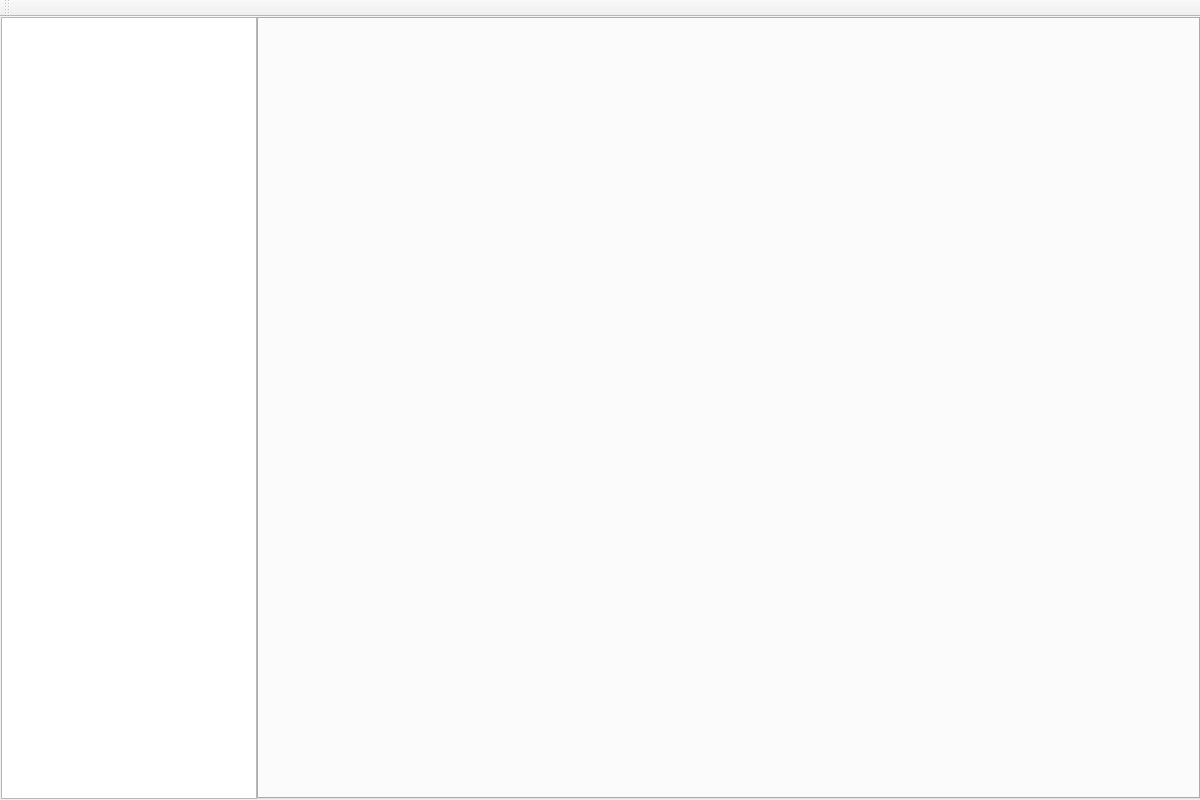
<?xml version="1.0" encoding="UTF-8"?>
<ui version="4.0">
 <class>MainWindow</class>
 <widget class="QMainWindow" name="MainWindow">
  <property name="geometry">
   <rect>
    <x>0</x>
    <y>0</y>
    <width>1200</width>
    <height>800</height>
   </rect>
  </property>
  <property name="windowTitle">
   <string>TDengine-cgui</string>
  </property>
  <property name="iconSize">
   <size>
    <width>24</width>
    <height>24</height>
   </size>
  </property>
  <widget class="QWidget" name="centralwidget">
   <layout class="QVBoxLayout" name="verticalLayout">
    <property name="spacing">
     <number>6</number>
    </property>
    <property name="leftMargin">
     <number>1</number>
    </property>
    <property name="topMargin">
     <number>0</number>
    </property>
    <property name="rightMargin">
     <number>0</number>
    </property>
    <property name="bottomMargin">
     <number>1</number>
    </property>
    <item>
     <layout class="QHBoxLayout" name="horizontalLayout" stretch="0,4">
      <property name="spacing">
       <number>0</number>
      </property>
      <property name="sizeConstraint">
       <enum>QLayout::SetDefaultConstraint</enum>
      </property>
      <property name="leftMargin">
       <number>0</number>
      </property>
      <item>
       <widget class="TreeViewWithMenu" name="treeView">
        <property name="enabled">
         <bool>true</bool>
        </property>
        <property name="sortingEnabled">
         <bool>false</bool>
        </property>
        <attribute name="headerVisible">
         <bool>false</bool>
        </attribute>
       </widget>
      </item>
      <item>
       <widget class="CustomTabWidget" name="tabWidget">
        <property name="currentIndex">
         <number>-1</number>
        </property>
        <property name="tabsClosable">
         <bool>true</bool>
        </property>
        <property name="movable">
         <bool>true</bool>
        </property>
       </widget>
      </item>
     </layout>
    </item>
   </layout>
  </widget>
  <widget class="QToolBar" name="toolBar">
   <property name="windowTitle">
    <string>toolBar</string>
   </property>
   <property name="styleSheet">
    <string notr="true"/>
   </property>
   <property name="iconSize">
    <size>
     <width>64</width>
     <height>32</height>
    </size>
   </property>
   <property name="toolButtonStyle">
    <enum>Qt::ToolButtonTextUnderIcon</enum>
   </property>
   <attribute name="toolBarArea">
    <enum>TopToolBarArea</enum>
   </attribute>
   <attribute name="toolBarBreak">
    <bool>false</bool>
   </attribute>
  </widget>
 </widget>
 <customwidgets>
  <customwidget>
   <class>CustomTabWidget</class>
   <extends>QTabWidget</extends>
   <header>customtabwidget.h</header>
   <container>1</container>
  </customwidget>
  <customwidget>
   <class>TreeViewWithMenu</class>
   <extends>QTreeView</extends>
   <header>treeviewwithmenu.h</header>
  </customwidget>
 </customwidgets>
 <resources/>
 <connections/>
</ui>
